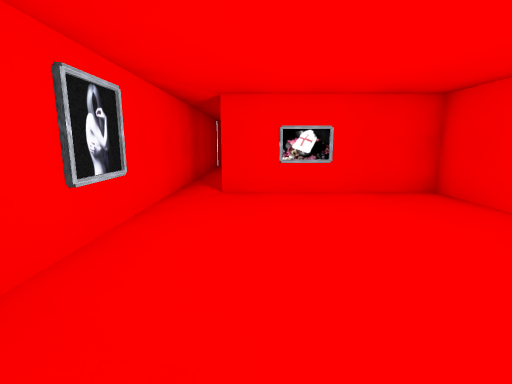
[1] (above)

12 first-person views from a walk through a scene from a Unity 3-D project. The camera is 1.5 m above the floor, tilts 10° down and sees 85° across. The floor is counted in squares, 1 m on a side. Each view is taken from the middle of a square. On the plan, view 1 faces up. The plan holds only what a view shows up to about 14 squares ahead; the rest is blank.

[2]
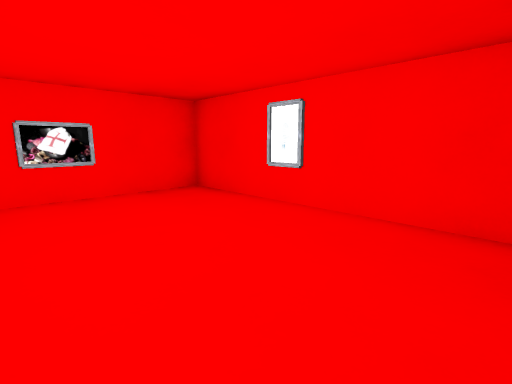

[3]
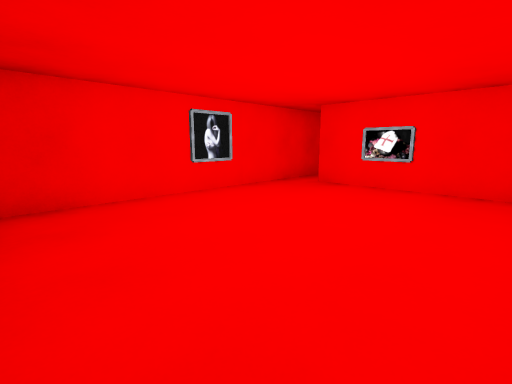

[4]
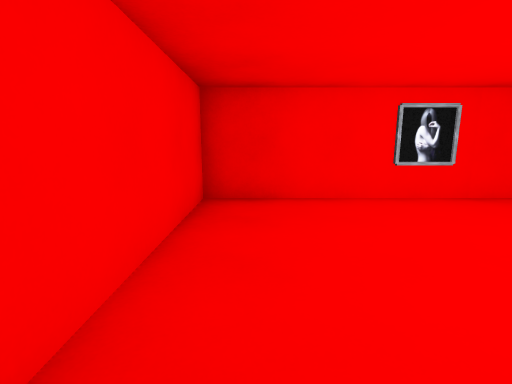

[5]
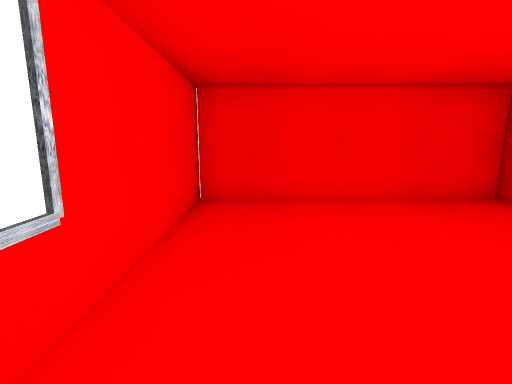

[6]
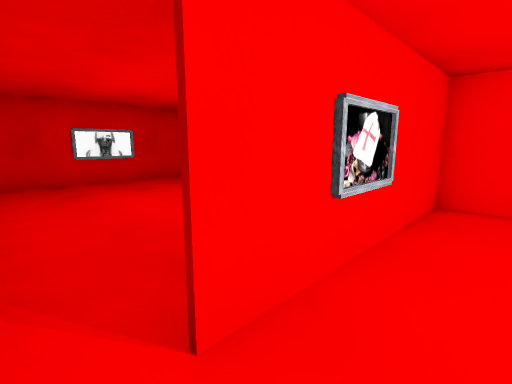

[7]
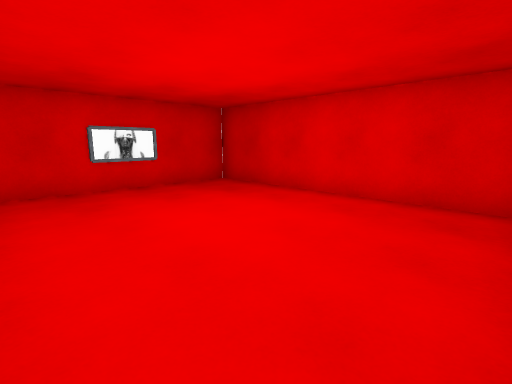

[8]
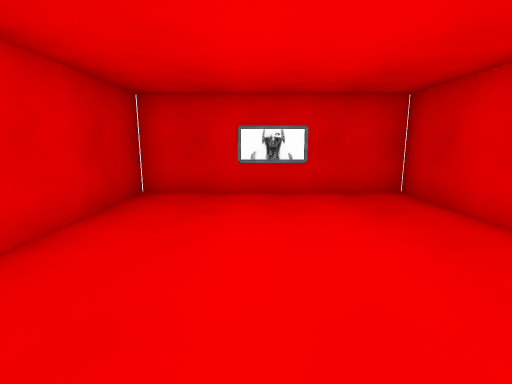

[9]
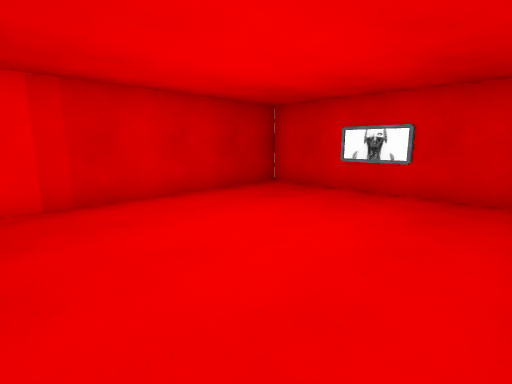

[10]
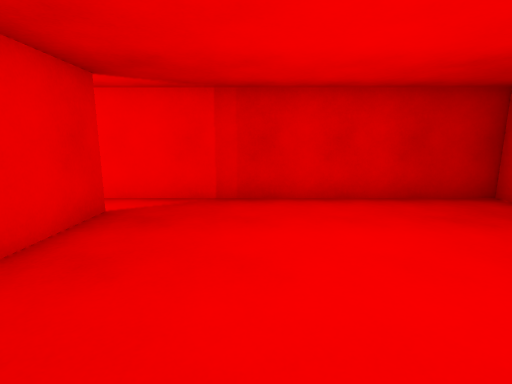

[11]
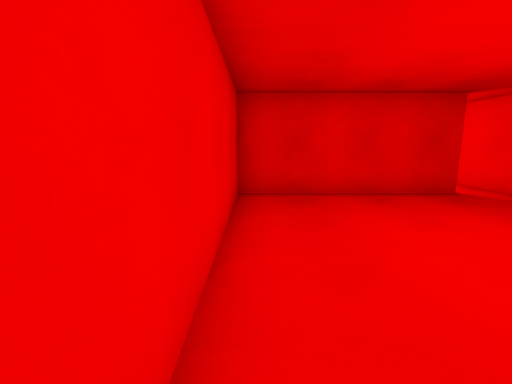

[12]
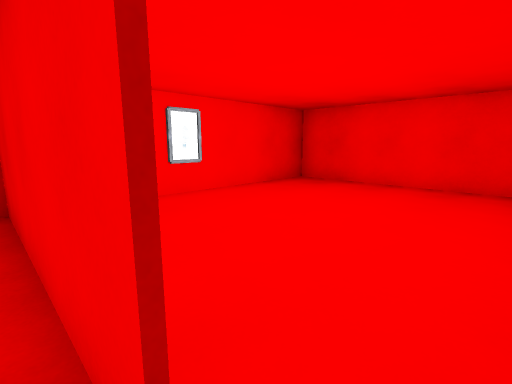

### Floor plan
Points are (right, up) in squares from view 1. A wall is a line through its corners. A room is listed if a view was taken in it or the views show most of it. See-through windows are left out.
Room 1 (views 1, 2, 3, 4, 5, 6, 7, 12)
walls: (5.6, 8.5) (-1.1, 8.5); (-2.5, 9.5) (-2.5, -1.4) (5.6, -1.4) (5.6, 9)
ways out: opening at (-2, 9) to room 2
objects: other object (-2, 4) to (-2, 5); other object (1, 8) to (2, 8); other object (5, 4) to (5, 5)
Room 2 (views 8, 9, 10, 11)
walls: (-1.1, 8.7) (5.6, 8.7); (5.6, 9) (5.6, 18.5) (-2.5, 18.5) (-2.5, 9.5)
ways out: opening at (-2, 9) to room 1
objects: other object (1, 18) to (2, 18)

Positions as (right, up) in squares from view 1, and headings:
1: (0, 0), facing up
2: (0, 0), facing up-right
3: (5, -1), facing up-left
4: (5, 0), facing left
5: (4, 6), facing down
6: (-2, 7), facing up-right
7: (-2, 9), facing up-right
8: (1, 10), facing up
9: (5, 10), facing up-left
10: (5, 12), facing left
11: (5, 17), facing down
12: (-2, 9), facing down-right
